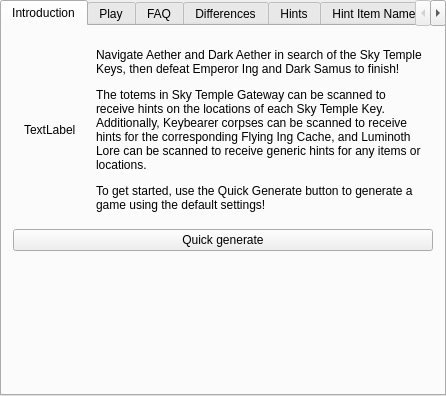
<?xml version="1.0" encoding="UTF-8"?>
<ui version="4.0">
 <class>EchoesGameTabWidget</class>
 <widget class="QTabWidget" name="EchoesGameTabWidget">
  <property name="geometry">
   <rect>
    <x>0</x>
    <y>0</y>
    <width>446</width>
    <height>396</height>
   </rect>
  </property>
  <property name="currentIndex">
   <number>0</number>
  </property>
  <widget class="QWidget" name="tab_intro">
   <attribute name="title">
    <string>Introduction</string>
   </attribute>
   <layout class="QVBoxLayout" name="intro_layout">
    <item>
     <widget class="QWidget" name="horizontalWidget" native="true">
      <property name="minimumSize">
       <size>
        <width>0</width>
        <height>0</height>
       </size>
      </property>
      <layout class="QHBoxLayout" name="horizontalLayout">
       <item>
        <widget class="QLabel" name="game_cover_label">
         <property name="text">
          <string>TextLabel</string>
         </property>
        </widget>
       </item>
       <item>
        <widget class="QLabel" name="intro_label">
         <property name="text">
          <string>&lt;html&gt;&lt;head/&gt;&lt;body&gt;&lt;p&gt;Navigate Aether and Dark Aether in search of the Sky Temple Keys, then defeat Emperor Ing and Dark Samus to finish!&lt;/p&gt;&lt;p&gt;The totems in Sky Temple Gateway can be scanned to receive hints on the locations of each Sky Temple Key. Additionally, Keybearer corpses can be scanned to receive hints for the corresponding Flying Ing Cache, and Luminoth Lore can be scanned to receive generic hints for any items or locations. &lt;/p&gt;&lt;p&gt;To get started, use the Quick Generate button to generate a game using the default settings!&lt;/p&gt;&lt;/body&gt;&lt;/html&gt;</string>
         </property>
         <property name="wordWrap">
          <bool>true</bool>
         </property>
        </widget>
       </item>
      </layout>
     </widget>
    </item>
    <item>
     <widget class="QPushButton" name="quick_generate_button">
      <property name="text">
       <string>Quick generate</string>
      </property>
     </widget>
    </item>
    <item>
     <spacer name="intro_spacer">
      <property name="orientation">
       <enum>Qt::Vertical</enum>
      </property>
      <property name="sizeHint" stdset="0">
       <size>
        <width>20</width>
        <height>40</height>
       </size>
      </property>
     </spacer>
    </item>
   </layout>
  </widget>
  <widget class="GenerateGameWidget" name="tab_generate_game">
   <attribute name="title">
    <string>Play</string>
   </attribute>
  </widget>
  <widget class="QWidget" name="faq_tab">
   <attribute name="title">
    <string>FAQ</string>
   </attribute>
   <layout class="QGridLayout" name="faq_layout">
    <property name="leftMargin">
     <number>0</number>
    </property>
    <property name="topMargin">
     <number>0</number>
    </property>
    <property name="rightMargin">
     <number>0</number>
    </property>
    <property name="bottomMargin">
     <number>0</number>
    </property>
    <item row="0" column="0">
     <widget class="QScrollArea" name="faq_scroll_area">
      <property name="widgetResizable">
       <bool>true</bool>
      </property>
      <widget class="QWidget" name="faq_scroll_area_contents">
       <property name="geometry">
        <rect>
         <x>0</x>
         <y>0</y>
         <width>440</width>
         <height>364</height>
        </rect>
       </property>
       <layout class="QGridLayout" name="gridLayout_8">
        <item row="0" column="0">
         <widget class="QLabel" name="faq_label">
          <property name="text">
           <string># updated from code</string>
          </property>
          <property name="alignment">
           <set>Qt::AlignLeading|Qt::AlignLeft|Qt::AlignTop</set>
          </property>
          <property name="wordWrap">
           <bool>true</bool>
          </property>
         </widget>
        </item>
       </layout>
      </widget>
     </widget>
    </item>
   </layout>
  </widget>
  <widget class="QWidget" name="differences_tab">
   <attribute name="title">
    <string>Differences</string>
   </attribute>
   <layout class="QVBoxLayout" name="differences_tab_layout">
    <property name="leftMargin">
     <number>0</number>
    </property>
    <property name="topMargin">
     <number>0</number>
    </property>
    <property name="rightMargin">
     <number>0</number>
    </property>
    <property name="bottomMargin">
     <number>0</number>
    </property>
    <item>
     <widget class="QScrollArea" name="differences_scroll_area">
      <property name="widgetResizable">
       <bool>true</bool>
      </property>
      <widget class="QWidget" name="differences_scroll_contents">
       <property name="geometry">
        <rect>
         <x>0</x>
         <y>0</y>
         <width>426</width>
         <height>1006</height>
        </rect>
       </property>
       <layout class="QVBoxLayout" name="differences_scroll_layout_3">
        <item>
         <widget class="QLabel" name="differences_label">
          <property name="text">
           <string>&lt;html&gt;&lt;head/&gt;&lt;body&gt;&lt;p&gt;Randovania
                                                makes some changes to the original game in order to
                                                improve the game experience or to simply fix bugs in the
                                                original game.&lt;/p&gt;&lt;p&gt;Many of these changes
                                                are optional and can be disabled in the many options
                                                Randovania provides, but the following are &lt;span
                                                style=&quot; font-weight:600;&quot;&gt;always&lt;/span&gt;
                                                there:&lt;/p&gt;&lt;ul style=&quot;margin-top: 0px;
                                                margin-bottom: 0px; margin-left: 0px; margin-right: 0px;
                                                -qt-list-indent: 1;&quot;&gt;&lt;li style=&quot;
                                                margin-top:12px; margin-bottom:12px; margin-left:0px;
                                                margin-right:0px; -qt-block-indent:0; text-indent:0px;&quot;&gt;The
                                                item loss cutscene in Hive Chamber B is disabled.&lt;/li&gt;&lt;li
                                                style=&quot; margin-top:12px; margin-bottom:12px;
                                                margin-left:0px; margin-right:0px; -qt-block-indent:0;
                                                text-indent:0px;&quot;&gt;Instead of acquiring the
                                                translators by scanning the hologram, there is now an
                                                item pickup in the Energy Controllers. This item is thus
                                                randomized.&lt;/li&gt;&lt;li style=&quot;
                                                margin-top:12px; margin-bottom:12px; margin-left:0px;
                                                margin-right:0px; -qt-block-indent:0; text-indent:0px;&quot;&gt;All
                                                cutscenes are skippable by default.&lt;/li&gt;&lt;li
                                                style=&quot; margin-top:12px; margin-bottom:12px;
                                                margin-left:0px; margin-right:0px; -qt-block-indent:0;
                                                text-indent:0px;&quot;&gt;Hard Mode and the Image
                                                gallery are unlocked by default.&lt;/li&gt;&lt;li style=&quot;
                                                margin-top:12px; margin-bottom:12px; margin-left:0px;
                                                margin-right:0px; -qt-block-indent:0; text-indent:0px;&quot;&gt;Starting
                                                the Dark Samus 1 fight disables adjacent rooms from
                                                loading automatically (fixes a potential crash).&lt;/li&gt;&lt;li
                                                style=&quot; margin-top:12px; margin-bottom:12px;
                                                margin-left:0px; margin-right:0px; -qt-block-indent:0;
                                                text-indent:0px;&quot;&gt;Beating Dark Samus 1 will now
                                                turn off the first pass pirates layer in Biostorage
                                                Station (fixes a potential crash).&lt;/li&gt;&lt;li
                                                style=&quot; margin-top:12px; margin-bottom:12px;
                                                margin-left:0px; margin-right:0px; -qt-block-indent:0;
                                                text-indent:0px;&quot;&gt;Agon Temple's first door no
                                                longer stays locked after Bomb Guardian until you get
                                                the Agon Energy Controller item.&lt;/li&gt;&lt;li style=&quot;
                                                margin-top:12px; margin-bottom:12px; margin-left:0px;
                                                margin-right:0px; -qt-block-indent:0; text-indent:0px;&quot;&gt;Leaving
                                                during the Grapple Guardian fight no longer causes
                                                Grapple Guardian to not drop an item if you come back
                                                and fight it again.&lt;/li&gt;&lt;li style=&quot;
                                                margin-top:12px; margin-bottom:12px; margin-left:0px;
                                                margin-right:0px; -qt-block-indent:0; text-indent:0px;&quot;&gt;The
                                                Luminoth barriers that appear on certain doors after
                                                collecting or returning a world's energy have been
                                                removed.&lt;/li&gt;&lt;li style=&quot; margin-top:12px;
                                                margin-bottom:12px; margin-left:0px; margin-right:0px;
                                                -qt-block-indent:0; text-indent:0px;&quot;&gt;Removed
                                                some instances in Main Research, to decrease the chance
                                                of a crash coming from Central Area Transport West. Also
                                                fixed leaving the room midway through destroying the
                                                echo locks making it impossible to complete.&lt;/li&gt;&lt;li
                                                style=&quot; margin-top:12px; margin-bottom:12px;
                                                margin-left:0px; margin-right:0px; -qt-block-indent:0;
                                                text-indent:0px;&quot;&gt;Power Bombs no longer
                                                instantly kill either Alpha Splinter's first phase or
                                                Spider Guardian (doing so would not actually end the
                                                fight, leaving you stuck).&lt;/li&gt;&lt;li style=&quot;
                                                margin-top:12px; margin-bottom:12px; margin-left:0px;
                                                margin-right:0px; -qt-block-indent:0; text-indent:0px;&quot;&gt;Getting
                                                the Torvus Energy Controller item will no longer block
                                                you from getting the Torvus Temple item.&lt;/li&gt;&lt;li
                                                style=&quot; margin-top:12px; margin-bottom:12px;
                                                margin-left:0px; margin-right:0px; -qt-block-indent:0;
                                                text-indent:0px;&quot;&gt;Fixed the door lock in
                                                Bioenergy Production, so that it doesn't stay locked if
                                                you beat the Aerotroopers before triggering the lock.&lt;/li&gt;&lt;li
                                                style=&quot; margin-top:12px; margin-bottom:12px;
                                                margin-left:0px; margin-right:0px; -qt-block-indent:0;
                                                text-indent:0px;&quot;&gt;Altered a few rooms (Transport
                                                A Access, Venomous Pond) so that the PAL version matches
                                                NTSC requirements.&lt;/li&gt;&lt;li style=&quot;
                                                margin-top:12px; margin-bottom:12px; margin-left:0px;
                                                margin-right:0px; -qt-block-indent:0; text-indent:0px;&quot;&gt;Fixed
                                                the message when collecting the item in Mining Station B
                                                while in the wrong layer.&lt;/li&gt;&lt;li style=&quot;
                                                margin-top:12px; margin-bottom:12px; margin-left:0px;
                                                margin-right:0px; -qt-block-indent:0; text-indent:0px;&quot;&gt;Added
                                                a warning when going on top of the ship in GFMC Compound
                                                before beating Jump Guardian.&lt;/li&gt;&lt;li style=&quot;
                                                margin-top:12px; margin-bottom:12px; margin-left:0px;
                                                margin-right:0px; -qt-block-indent:0; text-indent:0px;&quot;&gt;The
                                                in-game Hint System has been removed. The option for it
                                                remains, but does nothing.&lt;/li&gt;&lt;li style=&quot;
                                                margin-top:12px; margin-bottom:12px; margin-left:0px;
                                                margin-right:0px; -qt-block-indent:0; text-indent:0px;&quot;&gt;The
                                                logbook entries that contains hints are now named after
                                                the room they're in, with the categories being about
                                                which kind of hint they are.&lt;/li&gt;&lt;li style=&quot;
                                                margin-top:12px; margin-bottom:12px; margin-left:0px;
                                                margin-right:0px; -qt-block-indent:0; text-indent:0px;&quot;&gt;Agon,
                                                Torvus and Sanctuary Energy Controllers are alwyas
                                                visible in the map, to allow warping with the light
                                                beams.&lt;/li&gt;&lt;li style=&quot; margin-top:12px;
                                                margin-bottom:12px; margin-left:0px; margin-right:0px;
                                                -qt-block-indent:0; text-indent:0px;&quot;&gt;When a
                                                crash happens, the game now displays an error screen
                                                instead of just stopping.&lt;/li&gt;&lt;/ul&gt;&lt;/body&gt;&lt;/html&gt;
                                            </string>
          </property>
          <property name="alignment">
           <set>Qt::AlignLeading|Qt::AlignLeft|Qt::AlignTop</set>
          </property>
          <property name="wordWrap">
           <bool>true</bool>
          </property>
         </widget>
        </item>
       </layout>
      </widget>
     </widget>
    </item>
   </layout>
  </widget>
  <widget class="QWidget" name="hints_tab">
   <attribute name="title">
    <string>Hints</string>
   </attribute>
   <layout class="QVBoxLayout" name="hints_tab_layout">
    <property name="spacing">
     <number>0</number>
    </property>
    <property name="leftMargin">
     <number>0</number>
    </property>
    <property name="topMargin">
     <number>0</number>
    </property>
    <property name="rightMargin">
     <number>0</number>
    </property>
    <property name="bottomMargin">
     <number>0</number>
    </property>
    <item>
     <widget class="QScrollArea" name="hints_scroll_area">
      <property name="widgetResizable">
       <bool>true</bool>
      </property>
      <widget class="QWidget" name="hints_scroll_area_contents">
       <property name="geometry">
        <rect>
         <x>0</x>
         <y>0</y>
         <width>426</width>
         <height>1006</height>
        </rect>
       </property>
       <layout class="QVBoxLayout" name="hints_scroll_layout">
        <item>
         <widget class="QLabel" name="hints_label">
          <property name="text">
           <string>&lt;html&gt;&lt;head/&gt;&lt;body&gt;&lt;p align=&quot;justify&quot;&gt;In
                                                Metroid Prime 2: Echoes, you can find hints from the
                                                following sources:&lt;/p&gt;&lt;p align=&quot;justify&quot;&gt;&lt;span
                                                style=&quot; font-weight:600;&quot;&gt;Sky Temple
                                                Gateway&lt;/span&gt;: Hints for where each of your 9 Sky
                                                Temple Keys are located. In a Multiworld, describes
                                                which player has the keys as well.&lt;/p&gt;&lt;p align=&quot;justify&quot;&gt;&lt;span
                                                style=&quot; font-weight:600;&quot;&gt;Keybearer Corpse&lt;/span&gt;:
                                                Contains a hint for the Flying Ing Cache in the
                                                associated room for the corpse. This hint will use the
                                                Broad Category, as described in Hint Item Names.&lt;/p&gt;&lt;p
                                                align=&quot;justify&quot;&gt;&lt;span style=&quot;
                                                font-weight:600;&quot;&gt;Luminoth Lore&lt;/span&gt;:
                                                Contains the guaranteed hints and item hints, as
                                                described next.&lt;/p&gt;&lt;hr/&gt;&lt;p align=&quot;justify&quot;&gt;In
                                                each game, each of the following guaranteed hints are
                                                placed on a luminoth lore scan, placed randomly - this
                                                means they can be locked behind what they hint for. The
                                                hints are:&lt;/p&gt;&lt;p align=&quot;justify&quot;&gt;&lt;span
                                                style=&quot; font-weight:600;&quot;&gt;U-Mos 2&lt;/span&gt;:
                                                The detailed item name of what would be Light Suit in
                                                the vanilla game.&lt;/p&gt;&lt;p align=&quot;justify&quot;&gt;&lt;span
                                                style=&quot; font-weight:600;&quot;&gt;Dark Temple
                                                Bosses&lt;/span&gt;: The detailed item name which is
                                                dropped by each of the three temple bosses: Amorbis,
                                                Chykka and Quadraxis. There's one hint for each boss.&lt;/p&gt;&lt;p
                                                align=&quot;justify&quot;&gt;&lt;span style=&quot;
                                                font-weight:600;&quot;&gt;Dark Temple Keys&lt;/span&gt;:
                                                The areas where the temple keys can be located, listed
                                                in alphabetical order. In multiworld, the area listed
                                                might be someone else's, but the hint is refering to
                                                your keys.&lt;/p&gt;&lt;p align=&quot;justify&quot;&gt;&lt;span
                                                style=&quot; font-weight:600;&quot;&gt;Joke Hints&lt;/span&gt;:
                                                A joke. Uses green text and is a waste of space. There
                                                are 2 joke hints per game.&lt;/p&gt;&lt;hr/&gt;&lt;p
                                                align=&quot;justify&quot;&gt;The remaining Luminoth
                                                Lores are filled with item hints. These hints are placed
                                                in three step:&lt;/p&gt;&lt;p align=&quot;justify&quot;&gt;&lt;span
                                                style=&quot; font-weight:600;&quot;&gt;During Generator&lt;/span&gt;:
                                                Whenever an item is logically placed (see Item Order in
                                                the spoiler), a hint for that item is placed in a
                                                compatible lore location - the item location wasn't in
                                                logic when the given lore was first in logic.&lt;/p&gt;&lt;p
                                                align=&quot;justify&quot;&gt;&lt;span style=&quot;
                                                font-weight:600;&quot;&gt;Post Generator&lt;/span&gt;:
                                                When the generator finishes (placed enough items to
                                                reach credits), lore locations without hints are filled
                                                in order, starting from these unlocked last. These hints
                                                will be for items from the Item Order that don't have a
                                                hint yet, favoring these that have less compatible lore
                                                locations (should bias for later items in the order).&lt;/p&gt;&lt;p
                                                align=&quot;justify&quot;&gt;&lt;span style=&quot;
                                                font-weight:600;&quot;&gt;Last Resort&lt;/span&gt;: At
                                                this point, lore locations without a hint get one for a
                                                random item location.&lt;/p&gt;&lt;p align=&quot;justify&quot;&gt;A
                                                same location can't receive more than one hint from this
                                                process, ignoring the guaranteed hints.&lt;br/&gt;These
                                                hints can be in many different formats:&lt;/p&gt;&lt;p
                                                align=&quot;justify&quot;&gt;* Detailed item name with
                                                detailed room name (x5).&lt;br/&gt;* Precise category
                                                with detailed room name (x2).&lt;br/&gt;* General
                                                category with detailed room name (x1).&lt;br/&gt;*
                                                Detailed item name with only area name (x2).&lt;br/&gt;*
                                                Precise category with only area name (x1).&lt;br/&gt;*
                                                Detailed item name, relative to a room with exact
                                                distance (x1).&lt;br/&gt;* Detailed item name, relative
                                                to a room with up to distance (x1).&lt;br/&gt;* Detailed
                                                item name, relative to another precise item name (x1).&lt;/p&gt;&lt;p
                                                align=&quot;justify&quot;&gt;With relative hints,
                                                distance is measured using the map, not considering
                                                portals, and is always the shortest path.&lt;br/&gt;For
                                                hints with two items, the item being hinted is the first
                                                one.&lt;/p&gt;&lt;/body&gt;&lt;/html&gt;
                                            </string>
          </property>
          <property name="alignment">
           <set>Qt::AlignLeading|Qt::AlignLeft|Qt::AlignTop</set>
          </property>
          <property name="wordWrap">
           <bool>true</bool>
          </property>
         </widget>
        </item>
       </layout>
      </widget>
     </widget>
    </item>
   </layout>
  </widget>
  <widget class="QWidget" name="hint_item_names_tab">
   <attribute name="title">
    <string>Hint Item Names</string>
   </attribute>
   <layout class="QVBoxLayout" name="hint_item_names_layout">
    <property name="spacing">
     <number>0</number>
    </property>
    <property name="leftMargin">
     <number>0</number>
    </property>
    <property name="topMargin">
     <number>0</number>
    </property>
    <property name="rightMargin">
     <number>0</number>
    </property>
    <property name="bottomMargin">
     <number>0</number>
    </property>
    <item>
     <widget class="QScrollArea" name="hint_item_names_scroll_area">
      <property name="widgetResizable">
       <bool>true</bool>
      </property>
      <property name="alignment">
       <set>Qt::AlignLeading|Qt::AlignLeft|Qt::AlignTop</set>
      </property>
      <widget class="QWidget" name="hint_item_names_scroll_contents">
       <property name="geometry">
        <rect>
         <x>0</x>
         <y>0</y>
         <width>440</width>
         <height>364</height>
        </rect>
       </property>
       <layout class="QVBoxLayout" name="hint_item_names_scroll_layout">
        <item>
         <widget class="QLabel" name="hint_item_names_label">
          <property name="text">
           <string>&lt;html&gt;&lt;head/&gt;&lt;body&gt;&lt;p&gt;When
                                                items are referenced in a hint, multiple names can be
                                                used depending on how precise the hint is. The names
                                                each item can use are the following:&lt;/p&gt;&lt;/body&gt;&lt;/html&gt;
                                            </string>
          </property>
          <property name="alignment">
           <set>Qt::AlignLeading|Qt::AlignLeft|Qt::AlignTop</set>
          </property>
          <property name="wordWrap">
           <bool>true</bool>
          </property>
         </widget>
        </item>
        <item>
         <widget class="QTableWidget" name="hint_item_names_tree_widget">
          <property name="editTriggers">
           <set>QAbstractItemView::NoEditTriggers</set>
          </property>
          <property name="sortingEnabled">
           <bool>true</bool>
          </property>
          <column>
           <property name="text">
            <string>Item</string>
           </property>
          </column>
          <column>
           <property name="text">
            <string>Precise Category</string>
           </property>
          </column>
          <column>
           <property name="text">
            <string>General Category</string>
           </property>
          </column>
          <column>
           <property name="text">
            <string>Broad Category</string>
           </property>
          </column>
         </widget>
        </item>
       </layout>
      </widget>
     </widget>
    </item>
   </layout>
  </widget>
  <widget class="QWidget" name="hint_locations_tab">
   <attribute name="title">
    <string>Hints Locations</string>
   </attribute>
   <layout class="QVBoxLayout" name="hint_tab_layout">
    <property name="leftMargin">
     <number>0</number>
    </property>
    <property name="topMargin">
     <number>0</number>
    </property>
    <property name="rightMargin">
     <number>0</number>
    </property>
    <property name="bottomMargin">
     <number>0</number>
    </property>
    <item>
     <widget class="QScrollArea" name="hint_locations_scroll_area">
      <property name="widgetResizable">
       <bool>true</bool>
      </property>
      <property name="alignment">
       <set>Qt::AlignLeading|Qt::AlignLeft|Qt::AlignTop</set>
      </property>
      <widget class="QWidget" name="hint_locations_scroll_contents">
       <property name="geometry">
        <rect>
         <x>0</x>
         <y>0</y>
         <width>440</width>
         <height>364</height>
        </rect>
       </property>
       <layout class="QVBoxLayout" name="hint_scroll_layout">
        <item>
         <widget class="QLabel" name="hint_locations_label">
          <property name="text">
           <string>&lt;html&gt;&lt;head/&gt;&lt;body&gt;&lt;p&gt;Hints
                                                are placed in the game by replacing Logbook scans. The
                                                following are the scans that may have a hint added to
                                                them:&lt;/p&gt;&lt;/body&gt;&lt;/html&gt;
                                            </string>
          </property>
          <property name="alignment">
           <set>Qt::AlignLeading|Qt::AlignLeft|Qt::AlignTop</set>
          </property>
          <property name="wordWrap">
           <bool>true</bool>
          </property>
         </widget>
        </item>
        <item>
         <widget class="QTreeWidget" name="hint_locations_tree_widget">
          <column>
           <property name="text">
            <string>Location</string>
           </property>
          </column>
         </widget>
        </item>
       </layout>
      </widget>
     </widget>
    </item>
   </layout>
  </widget>
 </widget>
 <layoutdefault spacing="6" margin="11"/>
 <customwidgets>
  <customwidget>
   <class>GenerateGameWidget</class>
   <extends>QWidget</extends>
   <header location="global">randovania/gui/widgets/generate_game_widget.h</header>
   <container>1</container>
  </customwidget>
 </customwidgets>
 <resources/>
 <connections/>
</ui>
